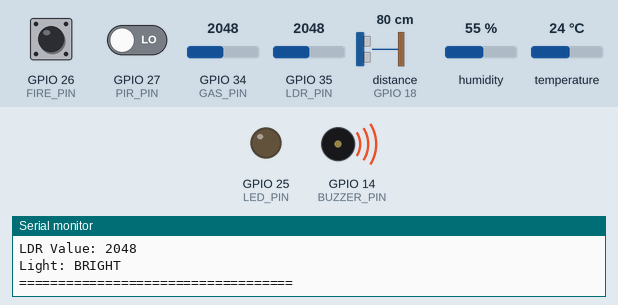
This sketch was run on a simulated ESP32. On the bench: output pins drawn as LEDs (lit = HIGH), buzzer (waves = sounding, pin HIGH), the last lines printed to the serial monitor. Wiring (inferred from the names in the program): ultrasonic range finder: trigger GPIO 5; echo GPIO 18. Dashed ring = blinking. The inputs (shaded band) are chosen by the test bench; at power-on: GPIO 35 (LDR_PIN) = 2048, GPIO 34 (GAS_PIN) = 2048, distance to the obstacle (sensor on GPIO 18) 80 cm, GPIO 26 (FIRE_PIN) HIGH, GPIO 27 (PIR_PIN) LOW, humidity 55 %, temperature 24 °C (analog values on the 0–4095 scale). The echo pulse lasts 58.3 µs per cm; WiFi joins after 1.5 s; servers stay silent unless stated; pins used as bus, display or sensor lines are not drawn.

Above: at 2.7 s.
2.8 s: GPIO 35 (LDR_PIN) set to 1538
4.3 s: GPIO 35 (LDR_PIN) set to 1439
At 4.8 s:
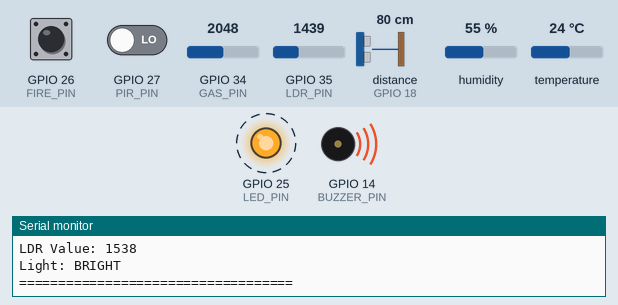
9.0 s: GPIO 34 (GAS_PIN) set to 1836
12.5 s: GPIO 34 (GAS_PIN) set to 1764
At 12.9 s:
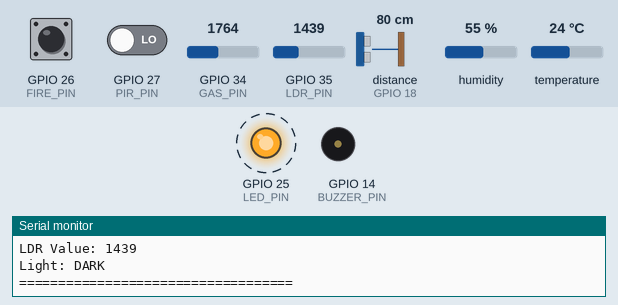
17.0 s: distance to the obstacle (sensor on GPIO 18) set to 55 cm
20.5 s: distance to the obstacle (sensor on GPIO 18) set to 45 cm
At 21.41 s:
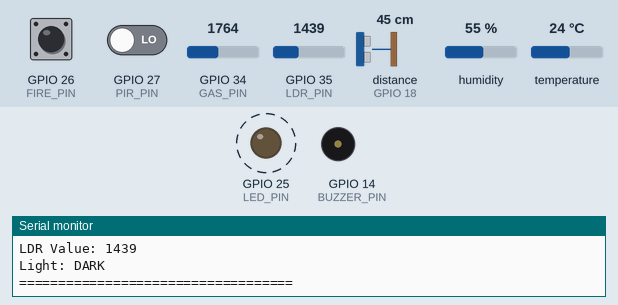
Timing chart, 0 to 25.0 s (numbered marks = the images above; inputs shaded):
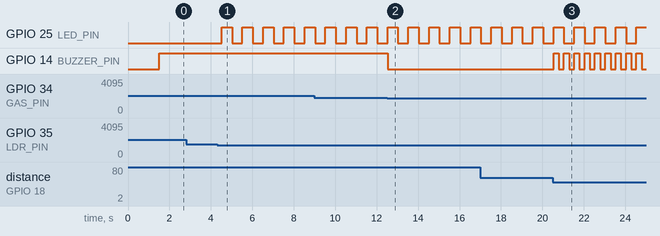

The sketch:

esp32_sensor_controller.ino
```cpp
/*
  UAEP-HEA-SC — ESP32 #2 Sensor and Safety Controller

  Provides GET /api/test and GET /api/status for the XAMPP dashboard.
  Sensors: PIR, HC-SR04-compatible ultrasonic, analog gas module, digital
  flame sensor, DHT22, analog LDR divider and LED. Active buzzer alerts for
  fire, gas threshold, and nearby obstacle.

  Install library: "DHT sensor library" by Adafruit (Library Manager).
  WiFi.h and WebServer.h are included with the Espressif ESP32 board package.
*/

#include <WiFi.h>
#include <WebServer.h>
#include <DHT.h>


// ==========================================
// 1. WIFI CONFIGURATION
// ==========================================

// Enter the same 2.4 GHz Wi-Fi network used by the XAMPP computer.
const char* ssid = "Rimon Bhowmik";
const char* password = "rimon@2020";

WebServer server(80);

// ==========================================
// 2. SENSOR PIN CONFIGURATION
// ==========================================

#define PIR_PIN       27

#define TRIG_PIN      5
#define ECHO_PIN      18

#define GAS_PIN       34

#define FIRE_PIN      26

#define DHT_PIN       4
#define DHT_TYPE      DHT22

#define LDR_PIN       35

#define LED_PIN       25

#define BUZZER_PIN    14

DHT dht(DHT_PIN, DHT_TYPE);

// ==========================================
// 3. SENSOR SETTINGS
// ==========================================

#define GAS_THRESHOLD       1800
#define LDR_DARK_THRESHOLD  1500
#define DISTANCE_THRESHOLD  50
#define MIN_VALID_DISTANCE  2.0f
#define MAX_VALID_DISTANCE  400.0f

// Fire module DO is assumed active LOW.
#define FIRE_ACTIVE LOW

// ==========================================
// 4. SENSOR VARIABLES
// ==========================================

int pirStatus = 0;
int gasValue = 0;
int fireStatus = 0;
int ldrValue = 0;

float temperature = 0;
float humidity = 0;
float distance = 0;

bool motionDetected = false;
bool gasDetected = false;
bool fireDetected = false;
bool lowLight = false;
bool objectNear = false;

bool dhtValid = false;

// ==========================================
// 5. TIMING VARIABLES
// ==========================================

unsigned long previousLEDTime = 0;
unsigned long previousBuzzerTime = 0;
unsigned long previousDHTTime = 0;

bool ledState = false;
bool buzzerState = false;

const unsigned long LED_INTERVAL = 500;
const unsigned long BUZZER_INTERVAL = 250;
const unsigned long DHT_INTERVAL = 2000;

// ==========================================
// 6. ULTRASONIC SENSOR FUNCTION
// ==========================================

float readDistance() {

  digitalWrite(TRIG_PIN, LOW);
  delayMicroseconds(2);

  digitalWrite(TRIG_PIN, HIGH);
  delayMicroseconds(10);

  digitalWrite(TRIG_PIN, LOW);

  long duration = pulseIn(ECHO_PIN, HIGH, 30000);

  if (duration == 0) {
    return -1;
  }

  float cm = duration * 0.0343f / 2.0f;
  // Ignore crosstalk/stuck echo; those values must not trigger the buzzer.
  if (cm < MIN_VALID_DISTANCE || cm > MAX_VALID_DISTANCE) return -1.0f;
  return cm;
}

// ==========================================
// 7. READ ALL SENSORS
// ==========================================

void readSensors() {

  // PIR
  pirStatus = digitalRead(PIR_PIN);
  motionDetected = (pirStatus == HIGH);

  // Gas
  gasValue = analogRead(GAS_PIN);
  gasDetected = (gasValue >= GAS_THRESHOLD);

  // Fire
  fireStatus = digitalRead(FIRE_PIN);
  fireDetected = (fireStatus == FIRE_ACTIVE);

  // Ultrasonic
  distance = readDistance();

  objectNear = (distance >= MIN_VALID_DISTANCE &&
                distance <= DISTANCE_THRESHOLD);

  // LDR
  ldrValue = analogRead(LDR_PIN);
  lowLight = (ldrValue < LDR_DARK_THRESHOLD);

}

// ==========================================
// 8. DHT22 READING
// ==========================================

void readDHT() {

  if (millis() - previousDHTTime >= DHT_INTERVAL) {

    previousDHTTime = millis();

    float h = dht.readHumidity();
    float t = dht.readTemperature();

    if (!isnan(h) && !isnan(t)) {

      humidity = h;
      temperature = t;
      dhtValid = true;

    } else {

      dhtValid = false;

      Serial.println("DHT22 reading failed!");

    }
  }
}

// ==========================================
// 9. AUTOMATIC LED CONTROL
// ==========================================

void controlLED() {

  if (lowLight) {

    if (millis() - previousLEDTime >= LED_INTERVAL) {

      previousLEDTime = millis();

      ledState = !ledState;

      digitalWrite(LED_PIN, ledState);

    }

  } else {

    ledState = false;

    digitalWrite(LED_PIN, LOW);

  }
}

// ==========================================
// 10. BUZZER CONTROL
// ==========================================

void controlBuzzer() {

  // Fire or dangerous gas:
  // Continuous alarm

  if (fireDetected || gasDetected) {

    buzzerState = true;

    digitalWrite(BUZZER_PIN, HIGH);

  }

  // Object detected within 50 cm:
  // Intermittent alarm

  else if (objectNear) {

    if (millis() - previousBuzzerTime >= BUZZER_INTERVAL) {

      previousBuzzerTime = millis();

      buzzerState = !buzzerState;

      digitalWrite(BUZZER_PIN, buzzerState);

    }

  }

  // No emergency

  else {

    buzzerState = false;

    digitalWrite(BUZZER_PIN, LOW);

  }
}

// ==========================================
// 11. SERIAL MONITOR
// ==========================================

void printStatus() {

  static unsigned long previousPrint = 0;

  if (millis() - previousPrint >= 2000) {

    previousPrint = millis();

    Serial.println("\n========== SENSOR STATUS ==========");

    Serial.print("Motion: ");
    Serial.println(motionDetected ? "DETECTED" : "CLEAR");

    Serial.print("Gas Value: ");
    Serial.println(gasValue);

    Serial.print("Gas Status: ");
    Serial.println(gasDetected ? "DANGER" : "NORMAL");

    Serial.print("Fire Status: ");
    Serial.println(fireDetected ? "FIRE DETECTED" : "SAFE");

    Serial.print("Distance: ");
    Serial.print(distance);
    Serial.println(" cm");

    Serial.print("Temperature: ");
    if (dhtValid) Serial.print(temperature);
    else Serial.print("N/A");
    Serial.println(" C");

    Serial.print("Humidity: ");
    if (dhtValid) Serial.print(humidity);
    else Serial.print("N/A");
    Serial.println(" %");

    Serial.print("LDR Value: ");
    Serial.println(ldrValue);

    Serial.print("Light: ");
    Serial.println(lowLight ? "DARK" : "BRIGHT");

    Serial.println("===================================");
  }
}

// ==========================================
// 12. WEB DASHBOARD HTML
// ==========================================

const char webpage[] PROGMEM = R"rawliteral(

<!DOCTYPE html>
<html>
<head>

<meta name="viewport" content="width=device-width, initial-scale=1">

<title>ESP32 IoT Monitoring System</title>

<style>

* {
  box-sizing: border-box;
}

body {
  font-family: Arial;
  background: #eef2f7;
  margin: 0;
  padding: 15px;
  color: #1f2937;
}

header {
  background: #172554;
  color: white;
  text-align: center;
  padding: 22px;
  border-radius: 12px;
}

h1 {
  font-size: 23px;
}

.container {
  max-width: 1000px;
  margin: auto;
}

.grid {
  display: grid;
  grid-template-columns: repeat(auto-fit, minmax(210px, 1fr));
  gap: 15px;
  margin-top: 20px;
}

.card {
  background: white;
  padding: 20px;
  border-radius: 12px;
  box-shadow: 0 3px 10px rgba(0,0,0,0.08);
}

.card h3 {
  margin-top: 0;
  color: #475569;
}

.value {
  font-size: 25px;
  font-weight: bold;
  margin: 15px 0;
}

.status {
  font-size: 14px;
  font-weight: bold;
}

.safe {
  color: green;
}

.danger {
  color: red;
}

footer {
  text-align: center;
  margin-top: 25px;
  color: #64748b;
}

</style>

</head>

<body>

<div class="container">

<header>
  <h1>ESP32 IoT Monitoring System</h1>
  <p>Real-Time Smart Environment Monitoring</p>
  <p>Wi-Fi Sensor Dashboard</p>
</header>

<div class="grid">

<div class="card">
<h3>Motion Detection</h3>
<div class="value" id="pir">--</div>
<div class="status" id="pirStatus">Loading...</div>
</div>

<div class="card">
<h3>Ultrasonic Distance</h3>
<div class="value" id="distance">--</div>
<div class="status" id="distanceStatus">Loading...</div>
</div>

<div class="card">
<h3>Gas Sensor</h3>
<div class="value" id="gas">--</div>
<div class="status" id="gasStatus">Loading...</div>
</div>

<div class="card">
<h3>Fire Detection</h3>
<div class="value" id="fire">--</div>
<div class="status" id="fireStatus">Loading...</div>
</div>

<div class="card">
<h3>Temperature</h3>
<div class="value" id="temperature">--</div>
<div class="status">DHT22 Sensor</div>
</div>

<div class="card">
<h3>Humidity</h3>
<div class="value" id="humidity">--</div>
<div class="status">DHT22 Sensor</div>
</div>

<div class="card">
<h3>Light Level (LDR)</h3>
<div class="value" id="ldr">--</div>
<div class="status" id="ldrStatus">Loading...</div>
</div>

<div class="card">
<h3>LED Status</h3>
<div class="value" id="led">--</div>
<div class="status">Automatic Light Control</div>
</div>

<div class="card">
<h3>Buzzer</h3>
<div class="value" id="buzzer">--</div>
<div class="status" id="buzzerStatus">Loading...</div>
</div>

</div>

<footer>
  ESP32 Second Sensor Node | Live Monitoring
  <p id="connection">Connecting...</p>
</footer>

</div>

<script>

function setStatus(id, text, danger) {

  const element = document.getElementById(id);

  element.innerText = text;

  element.className = "status " +
      (danger ? "danger" : "safe");

}

async function updateDashboard() {

  try {

    const response = await fetch('/api/data');

    const d = await response.json();

    document.getElementById('pir').innerText =
      d.motion ? "DETECTED" : "CLEAR";

    setStatus('pirStatus',
      d.motion ? "Movement detected" : "No movement",
      d.motion);

    document.getElementById('distance').innerText =
      d.distance < 0 ? "No Echo" : d.distance.toFixed(1) + " cm";

    setStatus('distanceStatus',
      d.near ? "OBJECT TOO CLOSE" : "NORMAL",
      d.near);

    document.getElementById('gas').innerText = d.gas;

    setStatus('gasStatus',
      d.gasDetected ? "GAS ALERT" : "NORMAL",
      d.gasDetected);

    document.getElementById('fire').innerText =
      d.fire ? "FIRE!" : "SAFE";

    setStatus('fireStatus',
      d.fire ? "FIRE DETECTED" : "NO FIRE",
      d.fire);

    document.getElementById('temperature').innerText =
      d.dhtValid ? d.temperature.toFixed(1) + " °C" : "N/A";

    document.getElementById('humidity').innerText =
      d.dhtValid ? d.humidity.toFixed(1) + " %" : "N/A";

    document.getElementById('ldr').innerText = d.ldr;

    setStatus('ldrStatus',
      d.dark ? "LOW LIGHT" : "BRIGHT",
      d.dark);

    document.getElementById('led').innerText =
      d.led ? "ON" : "OFF";

    document.getElementById('buzzer').innerText =
      d.buzzer ? "ON" : "OFF";

    setStatus('buzzerStatus',
      d.fire || d.gasDetected ? "EMERGENCY ALARM" :
      d.near ? "DISTANCE ALERT" : "NORMAL",
      d.buzzer);

    document.getElementById('connection').innerText =
      "Connected | Live data updating";

  } catch (error) {

    document.getElementById('connection').innerText =
      "Connection Lost!";

  }

}

setInterval(updateDashboard, 1000);

updateDashboard();

</script>

</body>
</html>

)rawliteral";

// ==========================================
// 13. JSON API
// ==========================================

void handleData() {

  String json = "{";

  json += "\"motion\":" + String(motionDetected ? "true" : "false") + ",";
  json += "\"distance\":" + String(distance, static_cast<unsigned int>(1)) + ",";
  json += "\"near\":" + String(objectNear ? "true" : "false") + ",";
  json += "\"gas\":" + String(gasValue) + ",";
  json += "\"gasDetected\":" + String(gasDetected ? "true" : "false") + ",";
  json += "\"fire\":" + String(fireDetected ? "true" : "false") + ",";
  json += "\"temperature\":" + String(temperature, static_cast<unsigned int>(1)) + ",";
  json += "\"humidity\":" + String(humidity, static_cast<unsigned int>(1)) + ",";
  json += "\"dhtValid\":" + String(dhtValid ? "true" : "false") + ",";
  json += "\"ldr\":" + String(ldrValue) + ",";
  json += "\"dark\":" + String(lowLight ? "true" : "false") + ",";
  json += "\"led\":" + String(ledState ? "true" : "false") + ",";
  json += "\"buzzer\":" + String(buzzerState ? "true" : "false");

  json += "}";

  server.sendHeader("Access-Control-Allow-Origin", "*");

  server.send(200, "application/json", json);
}

// XAMPP dashboard integration endpoint. Keep this JSON API separate from the
// standalone /api/data endpoint used by the webpage stored on the ESP32.
void handleStatus() {
  String json = "{";
  json += "\"success\":true";
  json += ",\"device\":\"UAEP Sensor Safety ESP32\"";
  json += ",\"wifi\":" + String(WiFi.status() == WL_CONNECTED ? "true" : "false");
  json += ",\"ip\":\"" + WiFi.localIP().toString() + "\"";
  json += ",\"pir\":" + String(motionDetected ? "true" : "false");
  json += ",\"pirMotion\":" + String(motionDetected ? "true" : "false");
  json += ",\"distanceCm\":" + String(distance, static_cast<unsigned int>(1));
  json += ",\"ultrasonicOk\":" + String(distance >= MIN_VALID_DISTANCE ? "true" : "false");
  json += ",\"obstacle\":" + String(objectNear ? "true" : "false");
  json += ",\"gasRaw\":" + String(gasValue);
  json += ",\"gasAlarm\":" + String(gasDetected ? "true" : "false");
  json += ",\"fire\":" + String(fireDetected ? "true" : "false");
  json += ",\"fireDetected\":" + String(fireDetected ? "true" : "false");
  json += ",\"fireLevel\":" + String(fireStatus);
  json += ",\"temperatureC\":";
  json += dhtValid ? String(temperature, static_cast<unsigned int>(1)) : "null";
  json += ",\"humidityPct\":";
  json += dhtValid ? String(humidity, static_cast<unsigned int>(1)) : "null";
  json += ",\"dhtOk\":" + String(dhtValid ? "true" : "false");
  json += ",\"lightRaw\":" + String(ldrValue);
  json += ",\"ldrRaw\":" + String(ldrValue);
  json += ",\"dark\":" + String(lowLight ? "true" : "false");
  json += ",\"isDark\":" + String(lowLight ? "true" : "false");
  json += ",\"led\":" + String(ledState ? "true" : "false");
  json += ",\"streetLedOn\":" + String(ledState ? "true" : "false");
  bool alarmActive = fireDetected || gasDetected || objectNear;
  json += ",\"alarm\":" + String(alarmActive ? "true" : "false");
  json += ",\"buzzerOn\":" + String(buzzerState ? "true" : "false");
  String reason = fireDetected ? "fire" : gasDetected ? "gas" : objectNear ? "obstacle" : "none";
  json += ",\"alarmReason\":\"" + reason + "\"}";
  server.sendHeader("Cache-Control", "no-store");
  server.send(200, "application/json", json);
}

// ==========================================
// 14. WIFI AND WEB SERVER
// ==========================================

void setupWiFi() {

  WiFi.mode(WIFI_STA);

  WiFi.begin(ssid, password);

  Serial.print("Connecting to WiFi");

  unsigned long startAttempt = millis();

  while (WiFi.status() != WL_CONNECTED &&
         millis() - startAttempt < 20000) {

    delay(500);

    Serial.print(".");

  }

  if (WiFi.status() == WL_CONNECTED) {

    Serial.println("\nWiFi Connected!");

    Serial.print("ESP32 IP Address: ");

    Serial.println(WiFi.localIP());

  } else {

    Serial.println("\nWiFi connection failed.");

  }
}

// ==========================================
// 15. SETUP
// ==========================================

void setup() {

  Serial.begin(115200);

  pinMode(PIR_PIN, INPUT);

  pinMode(TRIG_PIN, OUTPUT);
  pinMode(ECHO_PIN, INPUT);

  pinMode(FIRE_PIN, INPUT_PULLUP);

  pinMode(LED_PIN, OUTPUT);
  pinMode(BUZZER_PIN, OUTPUT);

  digitalWrite(TRIG_PIN, LOW);
  digitalWrite(LED_PIN, LOW);
  digitalWrite(BUZZER_PIN, LOW);

  analogReadResolution(12);

  dht.begin();

  Serial.println("\nESP32 IoT Sensor System Starting...");

  // Connect WiFi
  setupWiFi();

  // Web server routes
  server.on("/", HTTP_GET, []() {

    server.send_P(200, "text/html", webpage);

  });

  server.on("/api/data", HTTP_GET, handleData);
  server.on("/api/status", HTTP_GET, handleStatus);
  server.on("/api/test", HTTP_GET, []() {
    String json = "{\"success\":true,\"message\":\"ESP32 IoT System Online\",\"ip\":\"";
    json += WiFi.localIP().toString() + "\"}";
    server.sendHeader("Cache-Control", "no-store");
    server.send(200, "application/json", json);
  });

  server.begin();

  Serial.println("Web Server Started!");

  analogSetPinAttenuation(GAS_PIN, ADC_11db);
  analogSetPinAttenuation(LDR_PIN, ADC_11db);
  readSensors();

  previousDHTTime = millis() - DHT_INTERVAL;

  readDHT();

}

// ==========================================
// 16. MAIN LOOP
// ==========================================

void loop() {

  if (WiFi.status() == WL_CONNECTED) {

    server.handleClient();

  } else {

    static unsigned long lastReconnect = 0;

    if (millis() - lastReconnect >= 10000) {

      lastReconnect = millis();

      WiFi.disconnect();

      WiFi.begin(ssid, password);

    }

  }

  static unsigned long lastSensorSample = 0;
  if (millis() - lastSensorSample >= 250) {
    lastSensorSample = millis();
    readSensors();
  }

  readDHT();

  controlLED();

  controlBuzzer();

  printStatus();

}
```

Measured:
- the behaviour switches between 1500 and 1499 on GPIO 35 (LDR_PIN) (found by bisection; images 0 and 1)
- the behaviour switches between 1800 and 1799 on GPIO 34 (GAS_PIN) (found by bisection; images 1 and 2)
- the behaviour switches between 51 and 50 cm on distance to the obstacle (sensor on GPIO 18) (found by bisection; images 2 and 3)
- after the input at 4.3 s, GPIO 25 (LED_PIN): alternates HIGH for 0.50 s and LOW for 0.50 s, starting after 0.22 s
- after the input at 12.5 s, GPIO 14 (BUZZER_PIN): HIGH → LOW at once
- after the input at 20.5 s, GPIO 14 (BUZZER_PIN): alternates HIGH for 0.25 s and LOW for 0.25 s, starting at once
